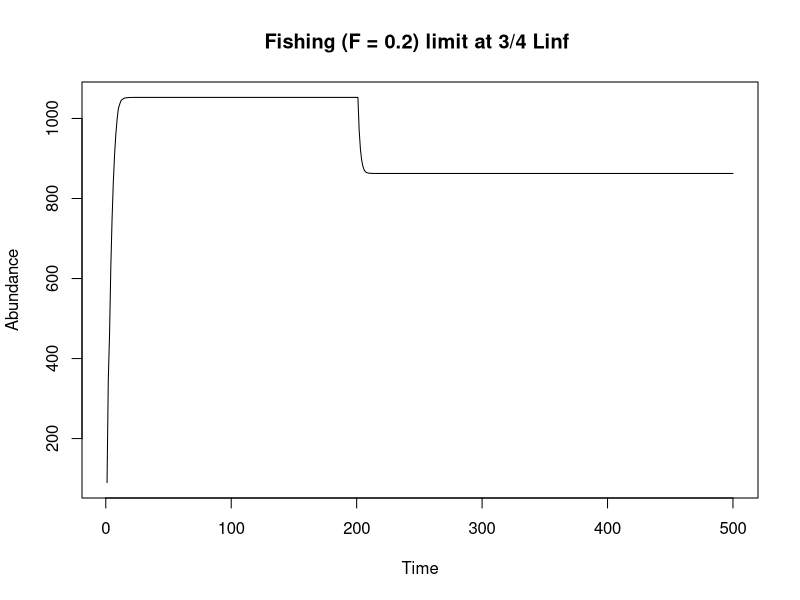
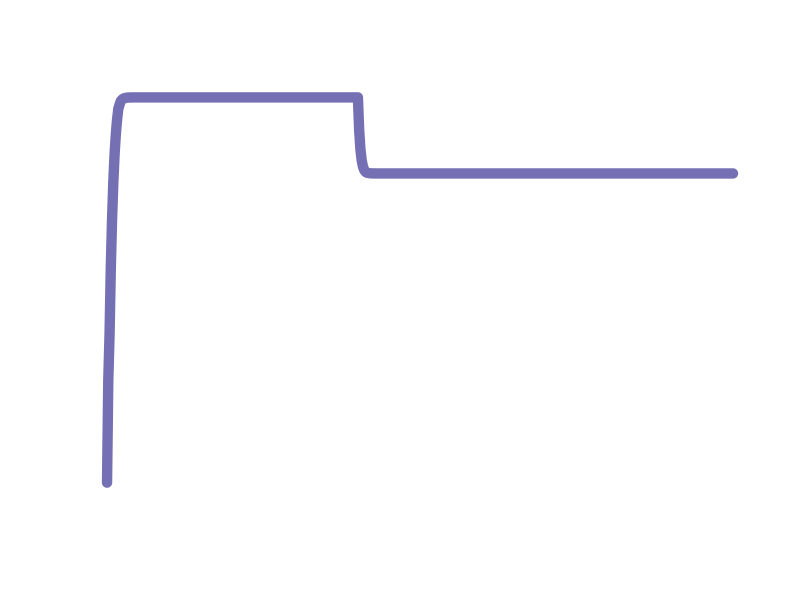

The R script that drew these images, in order:
##########################
# DART FROG PROJECTIONS

rm(list=ls(all=TRUE))
library(reshape)
#library(ggplot2)
library(plyr)
library(fields)

#Model parameters:
Npop=10  #initial pop size (not important)
Tmax=500 #max years
Tfishing=200 #when we start fishing
Trecovery=500 #stop fishing 

fishatmat=F # this switches which type of fishing (and graphing) we choose. If true, it graphs all life history graphs and age-selective fishing

#Life history parameters      	
recruitsize=1
Amax=10 #max age
amat=1.5 #age at maturation - this varies depending on the matration function chosen

Linf=4 #max size
k=1.4   # Growth function param
fishingsize = .75*Linf #size-selective fishery threshold size 


M=0.44   #natural mortality coef  

c=0   #egg slope 
d=4   #egg intercept

N0 = 100*Linf  # intitial number of eggs     
alpha = 3         # BH recruitment

q=1 #maturation ogive steepness (1 = very steep)

mu_f=0.2 #fishing mortality
harvest=c(0, mu_f)  

fishB=rep(0, length(harvest))
fishY=rep(0, length(harvest))
fishP=rep(0, length(harvest))
Recruits=rep(0, length(harvest))


#set up matrices
N=matrix(nrow=Amax, ncol=Tmax, data=0)

L=matrix(nrow=Amax, ncol=1, data=1)
mu=matrix(nrow=Amax, ncol=1, data=0)
E=matrix(nrow=Amax, ncol=Tmax, data=0)
S=matrix(nrow=1, ncol=Tmax, data=0)
P=matrix(nrow=1, ncol=Tmax)
B=matrix(nrow=1, ncol=Tmax)
Y=matrix(nrow=1, ncol=Tmax) 

#set up vectors to hold age-specific variables 
Pmale=rep(0, Amax) #probability of sex change
fert=rep(0, Tmax) #fert probability
pmat=rep(0, Amax) #maturation probability
eggs=rep(0, Amax) #fecundity
mu=rep(0, Amax) #natural mortality
select=rep(0, Amax) #fishery selectivity

N[1:10, 1]=Npop #initial population size
L[1]=recruitsize #larval size at recruitment



#First: Define the age-specific growth, 

for (a in 1:(Amax-1)) {
  
  #VBGE
  L[a+1]= Linf*(1-exp(-k)) + (L[a])*exp(-k) #length at age
  
}#end 1st age loop


# Second: define age-specific mortality and maturation, and fecundity

for (a in 1:(Amax)) {
  
  #natural mortality
  mu[a]= 1-(1/(1+Linf/L[a]*(exp(k)-1)))^(M/k)  #natural mortality function of Length
  
  #maturation ogive
  pmat[a]=ifelse( a < amat, 0, 1)     #knife edge maturation
  
  #FECUNDITY
  eggs[a]= c*L[a] + d #fecundity is a function of individual mass-at-age 
  
} #end 2nd age loop


#Third: define fishing selectivity    
for (a in 1:(Amax)) {
  #JUST AFTER AGE AT MATURATION
  if(fishatmat==1) {
    select[a] = ifelse( a < amat+1, 0, 1)  #knife edge gear selectivity right after maturation  
  } else {
    #JUST AFTER SIZE AT MATURATION
    #select[a]= ifelse( L[a] < (Lmat), 0, 1)  #gear selectivity same for all fish > maturation
    ##SIZE THRESHOLD
    select[a] = ifelse(L[a]< fishingsize, 0, 1)     
  }
} #end 3rd age loop


#Now for these age specific rates, simulate pop dynamics through time       
for(t in 1:(Tmax-1)) {
  
  
  E[,t]=N[, t]*pmat*eggs  #assuming spawning occurs between 1 t and the next
  
  P[t]= sum(E[,t])  #assuming fertilization is 100%
  
  beta= (alpha*P[t]-1)/(N0*P[t])  
  
  N[1,t+1]= alpha*P[t]/(1+beta*P[t]) #this is the N_0 class that is born and enters in the next time step.. 
  
  for (age in 1:(Amax-1)) {
    
    Fishing= if (Tfishing < t & Trecovery > t) {
      Fishing = select[age]*mu_f } else {
        Fishing = 0
      }
    
    N[age+1,t+1] = N[age, t]*exp(-mu[age]-Fishing)
    B[t]=sum(N[,t])
    Y[t]=sum((N[,t]) * (1-exp(-mu[age]-Fishing)) *(Fishing/(mu[age]+Fishing)))
    
    
    #assuming mortality happens after spawning
    
  } #end second age loop
  
} #end t loop

sums=colSums(N[amat:Amax,]) #calculate spawning popsize at each time


LEP_unfished=sum(E[,Tfishing-2])
LEP_fished=sum(E[,Tfishing+10])
SPR=LEP_fished/LEP_unfished

if(fishatmat==1) {
  
  quartz()
  par(mfrow=c(3,2))
  
  plot(1:Amax, L, type="l", main="von Bert growth", ylab="Size", xlab="Age")
  legend("bottomright", legend=c( paste("Linf = ", Linf), paste("von Bert k = ", k)))
  
  plot(1:(Amax-1), eggs[-Amax]*pmat[-Amax], type="l", main="Age-specific Fecundity", ylab="Number of female progeny", xlab= "Age")
  legend("bottomright", legend=c(paste("50% mature at age", amat)))
  
  
  P_= 1:N0
  R=alpha*P_/(1+beta*P_)
  plot(P_, R, type="l", main="Beverton Holt Recruitment", xlab="Eggs(t)", ylab="Recruits(t+1)")
  legend("bottomright", legend=c(paste("alpha = ", round(alpha,6)), paste("beta = ", round(beta, 6))))
  
  
  
  plot(sums[1:(Tmax-1)], N[amat,2:Tmax], main="Stock Recruitment Curve", xlab="Spawners", ylab="1st time spawners", type="l", lwd=1.5)
  #abline(coef=c(0,1),  lwd=.5)
  
  legend("bottomright", legend=c(paste("M = ", kappa)))
  
  
  plot(1:Tmax, sums, type="l", main = "Fishing (F = 0.2) one year after maturity", xlab="Time", ylab="Abundance")
  legend("bottomright", legend=c( paste("Fishing mature fish only: SPR = ", round(SPR, 2))))
} else {
  
  plot(1:Tmax, sums, type="l", main = "Fishing (F = 0.2) limit at 3/4 Linf ", xlab="Time", ylab="Abundance")
  #legend("bottomright", legend=c( paste("Fishing based on size: SPR = ", round(SPR, 2))))
  
  
}



par(bg=NA)
plot(1:Tmax, sums, type="l", lwd = 10, col = "#7570b3", axes = F, xlab="", ylab="")

dev.copy(png,'dartfrog.png')
dev.off()
